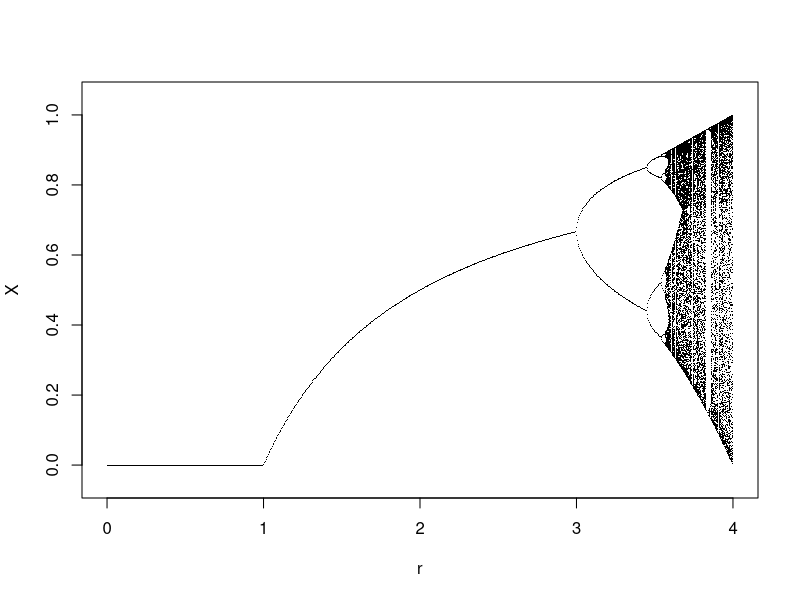
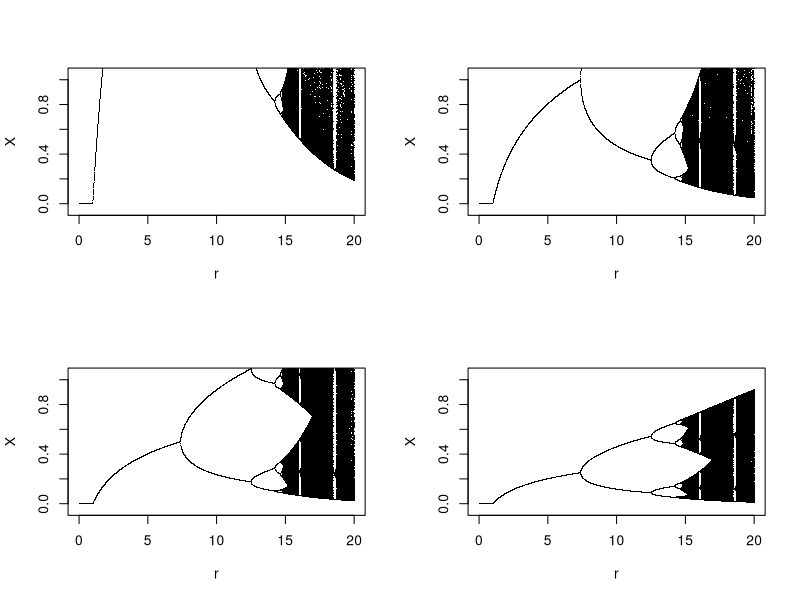
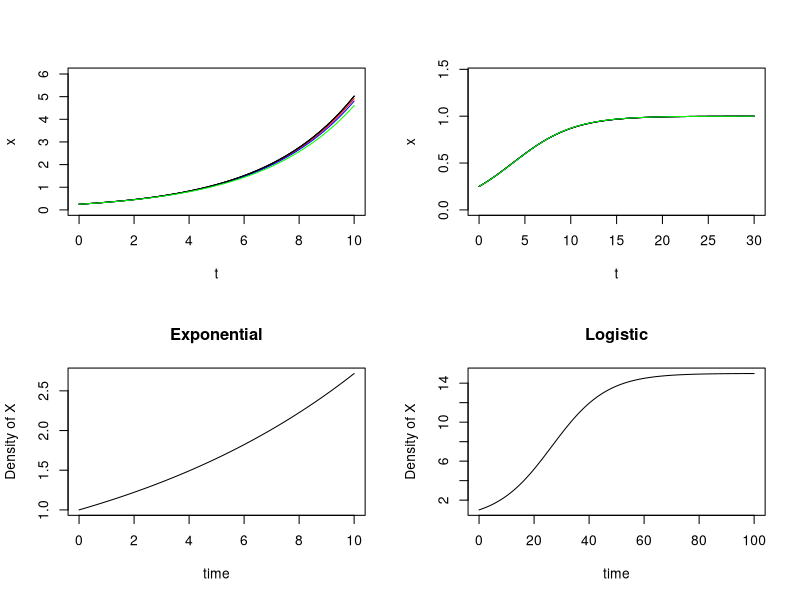
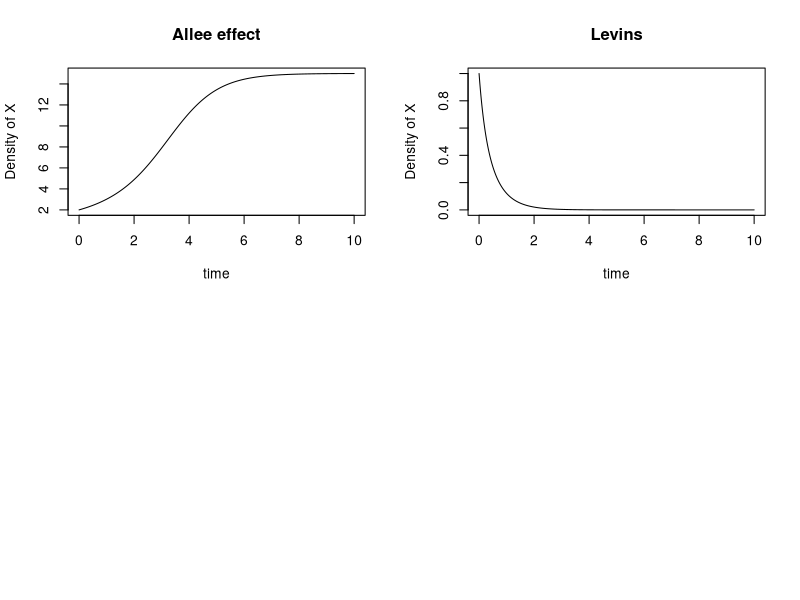
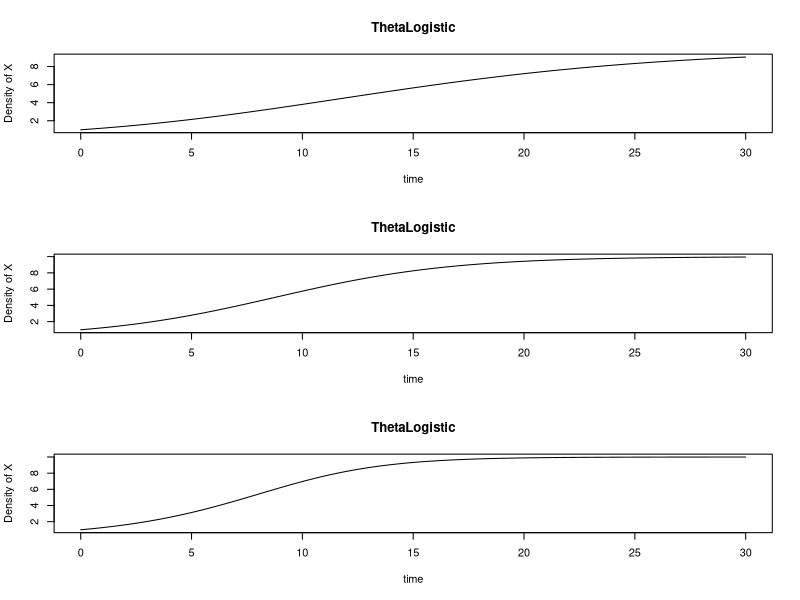

Reproduce these figures in R, in order.
## ---- chunk 1
knitr::opts_chunk$set(fig.width=9, fig.height=9,
                      error=TRUE, echo=TRUE, eval=TRUE, warning=FALSE, message=FALSE)
## ---- chunk 2
## Bifurcation.R 
## Stefano Allesina sallesina@uchicago.edu allesinalab.uchicago.edu
## Code for "Theoretical Ecology"


## This function returns the values of the min and max 
peaks <- function(x) {
  if (min(x)==max(x)) return(min(x)) ## Does not oscillate 
  l <- length(x) 
  xm1 <- c(x[-1], x[l])
  xp1 <- c(x[1], x[-l]) 
  z<-x[x > xm1 & x > xp1 | x < xm1 & x < xp1] 
  if (length(z)==0) return(min(x)) ## It has not converged yet 
  return (z)
} 

## This function creates a simulation of the logistic map 
LogisticMap<-function(N0,r,TimeSteps){
  Results<-rep(0,TimeSteps) 
  Results[1]<-N0 
  for (j in 2:TimeSteps){
    Results[j]<-r*Results[j-1]*(1-Results[j-1])
  } 
  return(Results)
} 

## Plot the Diagram 
plot(0,0, xlim=c(0,4), ylim=c(-0.05,1.05),type="n", xlab="r", ylab="X") 
for (r in seq(0.001,4,0.005)) { # These are the initial and final values for r
  out <- LogisticMap(0.5,r,2500) # Initial conditions 
  l <- length(out) %/% 10 # use only the last 250 steps 
  out <- out[(9*l):(10*l)] 
  p <- peaks(out) 
  l <- length(out) 
  points(rep(r, length(p)), p, pch=".")
}


## ---- chunk 3
## This function creates a simulation of the logistic map 
RickerModel<-function(N0,r,TimeSteps,b){
  Results<-rep(0,TimeSteps) 
  Results[1]<-N0 
  for (j in 2:TimeSteps){
    Results[j]<-r*Results[j-1]*exp(-b*Results[j-1])
  } 
  return(Results)
} 

## Plot the Diagram with b fixated (4 different values)

par(mfrow=c(2,2))
b_vec <- c(0.5, 2, 4, 8) 
r_end <- 20

for (b in b_vec){
  plot(0,0, xlim=c(0,r_end), ylim=c(-0.05,1.05),type="n", xlab="r", ylab="X")
  for (r in seq(0.001,r_end,0.005)) { # These are the initial and final values for r
  out <- RickerModel(0.5,r,2500,b) # Initial conditions 
  l <- length(out) %/% 10 # use only the last 250 steps 
  out <- out[(9*l):(10*l)] 
  p <- peaks(out) 
  l <- length(out) 
  points(rep(r, length(p)), p, pch=".")
}
}

## ---- chunk 4
ExponentialGrowth<-function(x,lambda){
   return (lambda*x)
}

Euler<-function(x, D, FUN,lambda){
   return(x+FUN(x,lambda)*D)
}

ExponentialSolution<-function(N0,t,lambda){
   return (N0*exp(t*lambda))
}
# dev.off()
N0<-0.25
lambda<-0.3
plot(c(0,0),col="0",xlim=c(0,10),ylim=c(0,(N0*exp(lambda*10)+1)), xlab='t', ylab='x')
for (Deltat in c(0.05,0.1,0.2)){
   PointsToEstimate<-seq(0,10,by=Deltat)
   Iterations<-length(PointsToEstimate)-1
   Approx<-rep(0,Iterations+1)
   RealSol<-rep(0,Iterations+1)
   Approx[1]<-RealSol[1]<-N0
   for (i in 1:Iterations){
      RealSol[i+1]<-ExponentialSolution(N0,Deltat*i,lambda)		
      Approx[i+1]<-Euler(Approx[i],Deltat,ExponentialGrowth,lambda)		
   }
   if (Deltat==0.05) mycol="red"
   if (Deltat==0.1) mycol="blue"
   if (Deltat==0.2) mycol="green"
   points(RealSol~PointsToEstimate,col="black",type="l")
   points(Approx~PointsToEstimate,col=mycol,type="l")
}

## ---- chunk 5
LogisticGrowth<-function(x,lambda){
   return (lambda*x*(1-x))
}

LogisticSolution<-function(N0,t,lambda){
   return ( (N0*exp(t*lambda)) / ( 1+N0*(exp(t*lambda)-1) ) )
}

# dev.off()
N0<-0.25
lambda<-0.3
plot(c(0,0),col="0",xlim=c(0,30),ylim=c(0,(N0*exp(lambda*2)+1)), xlab='t', ylab='x')
for (Deltat in c(0.05,0.1,0.2)){
   PointsToEstimate<-seq(0,30,by=Deltat)
   Iterations<-length(PointsToEstimate)-1
   Approx<-rep(0,Iterations+1)
   RealSol<-rep(0,Iterations+1)
   Approx[1]<-RealSol[1]<-N0
   for (i in 1:Iterations){
      RealSol[i+1]<-LogisticSolution(N0,Deltat*i,lambda)		
      Approx[i+1]<-Euler(Approx[i],Deltat,LogisticGrowth,lambda)		
   }
   if (Deltat==0.05) mycol="red"
   if (Deltat==0.1) mycol="blue"
   if (Deltat==0.2) mycol="green"
   points(RealSol~PointsToEstimate,col="black",type="l")
   points(Approx~PointsToEstimate,col=mycol,type="l")
}

## ---- chunk 6
## ExpGrowth.R 
## Stefano Allesina sallesina@uchicago.edu allesinalab.uchicago.edu
## Code for "Theoretical Ecology"

require(deSolve) 
## package for integrating numerically ODEs see 
##http://cran.r-project.org/web/packages/deSolve/
## ---- chunk 7
## This function takes a step in time
ExponentialGrowth<-function(t, state, parameters) { 
  X <- state[1] ## the first element is the density of X at time t
  r <- parameters[1] ## the first parameter is the growth rate
  dX<-r*X 
  return(list(dX)) ## for some reason, you have to return a list
}

## This function runs the model and produces the trajectory
RunExponentialGrowth <- function(MaxTime=10, GrowthRate=0.1, InitialX=1.0, title='Exponential'){
  times <- seq(0, MaxTime, by = 0.01)
  parameters <- c(r=GrowthRate)
  state <- c(X=InitialX)
  out <- ode(y = state, times = times, func = ExponentialGrowth, parms = parameters)
  print(plot(out[,2]~out[,1],type="l",xlab="time",ylab="Density of X", main=title))
  # return(out)
}

RunExponentialGrowth()

## ---- chunk 8
## This function takes a step in time
LogisticGrowth<-function(t, state, parameters) { 
  X <- state[1] ## the first element is the density of X at time t
  r <- parameters[1] ## the first parameter is the growth rate
  K <- parameters[2]
  dX<-r*X*(1-(X/K))
  return(list(dX)) ## for some reason, you have to return a list
}

## This function runs the model and produces the trajectory
RunLogisticGrowth <- function(MaxTime=100, GrowthRate=0.1, InitialX=1.0, Carrying_capa=15, title='Logistic'){
  times <- seq(0, MaxTime, by = 0.01)
  parameters <- c(r=GrowthRate, K=Carrying_capa)
  state <- c(X=InitialX)
  out <- ode(y = state, times = times, func = LogisticGrowth, parms = parameters)
  print(plot(out[,2]~out[,1],type="l",xlab="time",ylab="Density of X", main=title))
  # return(out)
}

RunLogisticGrowth()
## ---- chunk 9
## This function takes a step in time
AlleeGrowth<-function(t, state, parameters) { 
  X <- state[1] ## the first element is the density of X at time t
  u <- parameters[1] ## the first parameter is the growth rate
  c <- parameters[2]
  v <- parameters[3]
  dX<- X*( (u*X/(v+X))-c*X )
  return(list(dX)) ## for some reason, you have to return a list
  # u = 2, c = 0.1, and v = 5.
}

## This function runs the model and produces the trajectory
RunAlleeGrowth <- function(MaxTime=10, InitialX=2, u=2, c=0.1, v=5, title='Allee effect'){
  times <- seq(0, MaxTime, by = 0.01)
  parameters <- c(u=u, c=c, v=v)
  state <- c(X=InitialX)
  out <- ode(y = state, times = times, func = AlleeGrowth, parms = parameters)
  print(plot(out[,2]~out[,1],type="l",xlab="time",ylab="Density of X", main=title))
  # return(out)
}

RunAlleeGrowth()

## ---- chunk 10

## This function takes a step in time
LevinsGrowth<-function(t, state, parameters) { 
  X <- state[1] ## the first element is the density of X at time t
  c <- parameters[1] ## the first parameter is the growth rate
  dX<- c*X*(1-X) - exp(1)*X
  return(list(dX)) ## for some reason, you have to return a list
}

## This function runs the model and produces the trajectory
RunLevinsGrowth <- function(MaxTime=10, c=1, InitialX=1.0, title='Levins'){
  times <- seq(0, MaxTime, by = 0.01)
  parameters <- c(c=c)
  state <- c(X=InitialX)
  out <- ode(y = state, times = times, func = LevinsGrowth, parms = parameters)
  print(plot(out[,2]~out[,1],type="l",xlab="time",ylab="Density of X", main=title))
  # return(out)
}

RunLevinsGrowth()

## ---- chunk 11
## This function takes a step in time
ThetaLogisticGrowth<-function(t, state, parameters) { 
  X <- state[1] ## the first element is the density of X at time t
  r <- parameters[1] ## the first parameter is the growth rate
  K <- parameters[2]
  theta <- parameters[3]
  dX<- r*X*( 1 - (X/K)^theta)
  return(list(dX)) ## for some reason, you have to return a list
}

## This function runs the model and produces the trajectory
RunThetaLogisticGrowth <- function(MaxTime=30, r=.25, K=10, theta = 1, InitialX=1.0, title='ThetaLogistic'){
  times <- seq(0, MaxTime, by = 0.01)
  parameters <- c(r=r, K=K, theta=theta)
  state <- c(X=InitialX)
  out <- ode(y = state, times = times, func = ThetaLogisticGrowth, parms = parameters)
  print(plot(out[,2]~out[,1],type="l",xlab="time",ylab="Density of X", main=title))
  # return(out)
}

# plot for 3 different theta value as Exercise 3
par(mfrow=c(3,1))
for (th in c(0.5, 1, 1.5)){
  RunThetaLogisticGrowth(theta=th)
}
